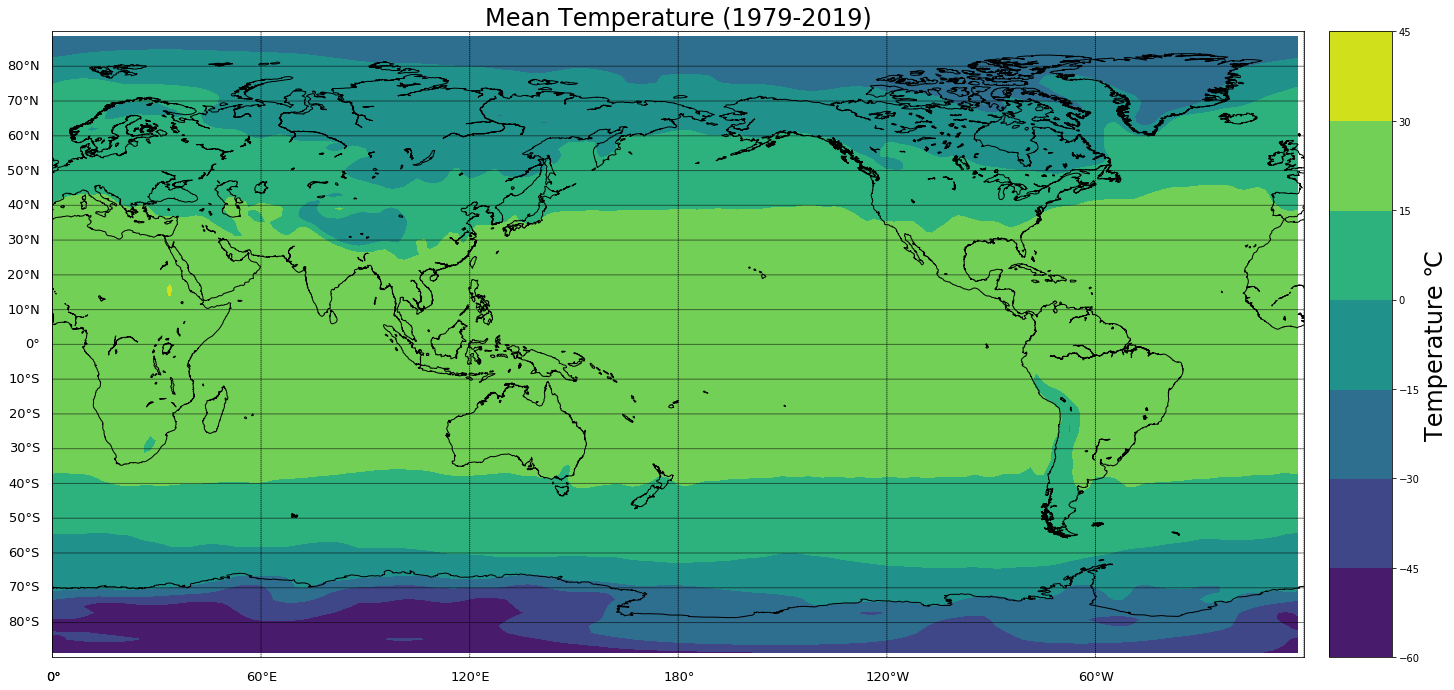

Python code for this plot:
# -*- coding: utf-8 -*-
"""
Created on Mon Feb 17 11:57:51 2020

@author: stefa
"""
import numpy as np
import matplotlib.pyplot as plt
from netCDF4 import Dataset
from  mpl_toolkits.basemap import Basemap


def read_data(filename):
    '''
    reads the data from website

Parameters
    ----------
    filename : strg
        path and filename

Returns
    -------
    data : Dataset netCDF4._netCDF4.Dataset
            

'''
    data=Dataset(filename, mode= 'r')
    return data
    
def mean_temp(datas):
    """
    returns mean temperature of the data from 1979 - 2019


Parameters
    ----------
    datas : Dataset netCDF4._netCDF4.Dataset
        raw data from read_data(filename) method

Returns
    -------
    temp_av_1979_2019 : MaskedArray
        mean value for given data

"""
    temp = datas.variables['air'][372:-1]#starting month is (1979-1948)*12, end is -1 is last, last is not incl.
    temp -= 273
    #takes mean for each time with fix lat and lon.
    temp_av_1979_2019= np.mean(temp[:,:,:],axis = 0)
    return temp_av_1979_2019
    
def plot_stuff(datas, mean_temp):
    """
        

Parameters
    ----------
    datas : netCDF4._netCDF4.Dataset
        raw data from input file returned by read_data(filename)
    mean_temp : MaskedArray
    DESCRIPTION.

Returns
    -------
    None.

"""
    plt.figure(figsize=(24,16))
    map = Basemap(projection="cyl", resolution='l', llcrnrlat=-90, urcrnrlat=90,llcrnrlon=0, urcrnrlon=360, ) 
    #map = Basemap(projection="cyl", resolution='c', llcrnrlon=-180, urcrnrlon=180) 
    map.drawcoastlines(color="black")
    lons,lats = np.meshgrid(datas.variables['lon'][:], datas.variables['lat'][:]) 
    x,y = map(lons, lats)
    map.drawparallels(np.arange(-80., 81., 10.), labels=[1,0,0,0], fontsize=13)
    map.drawmeridians(np.arange(0, 360, 360/6.), labels=[0,0,0,1], fontsize=13)
    
    
    temp_plot = map.contourf(x, y, mean_temp, cmap=plt.cm.viridis) 
    cb = map.colorbar(temp_plot, "right", size="5%", pad="2%", extend = 'both')
    cb.set_label(u"Temperature \u2103",fontsize=24)
    plt.title("Mean Temperature (1979-2019)",fontdict={'fontsize':24})
    #plt.annotate('Data - CRU TS v4.02',(-178,-88), fontsize=12)
    plt.show() 
    plt.savefig("cruts_global.png")
    
if __name__=="__main__":
    daten = read_data('C:/Users/stefa/Documents/Informathik/air.2m.mon.mean-1.nc')
    avg_temp = mean_temp(daten)
    plot_stuff(daten,avg_temp)
    daten.close()
